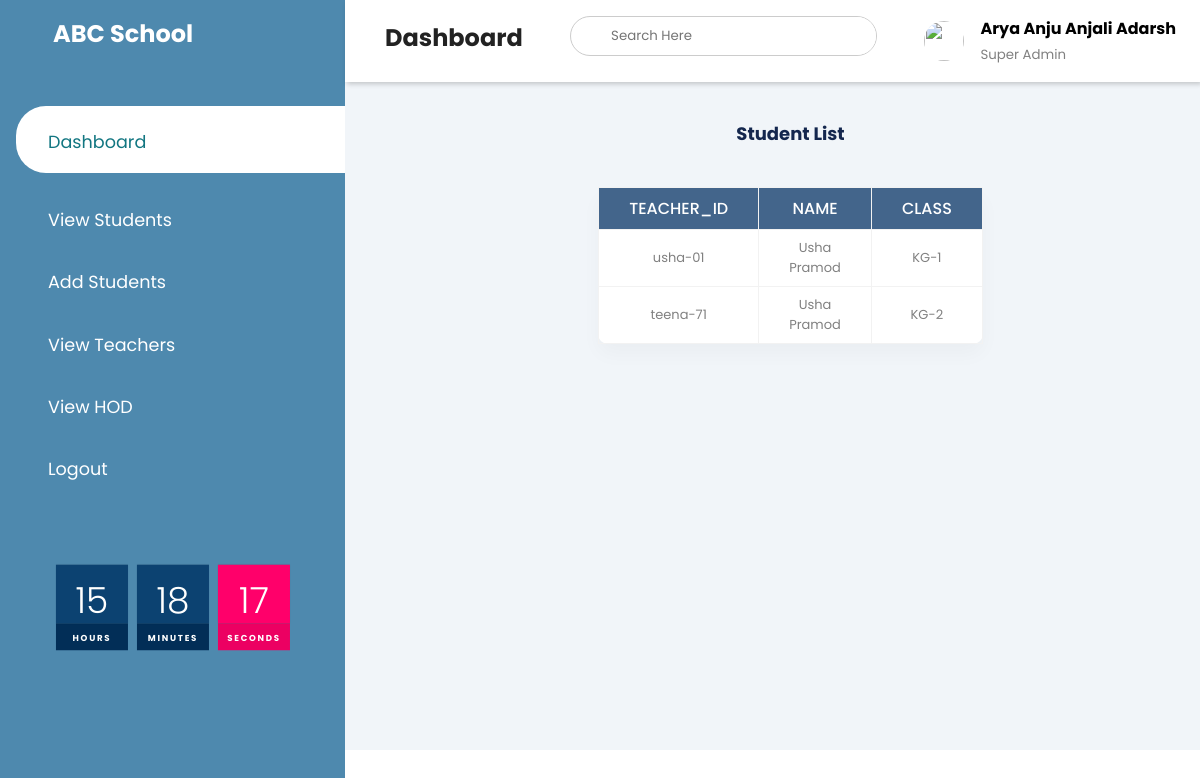
Before: /src/viewteachertable.php with the older database file.
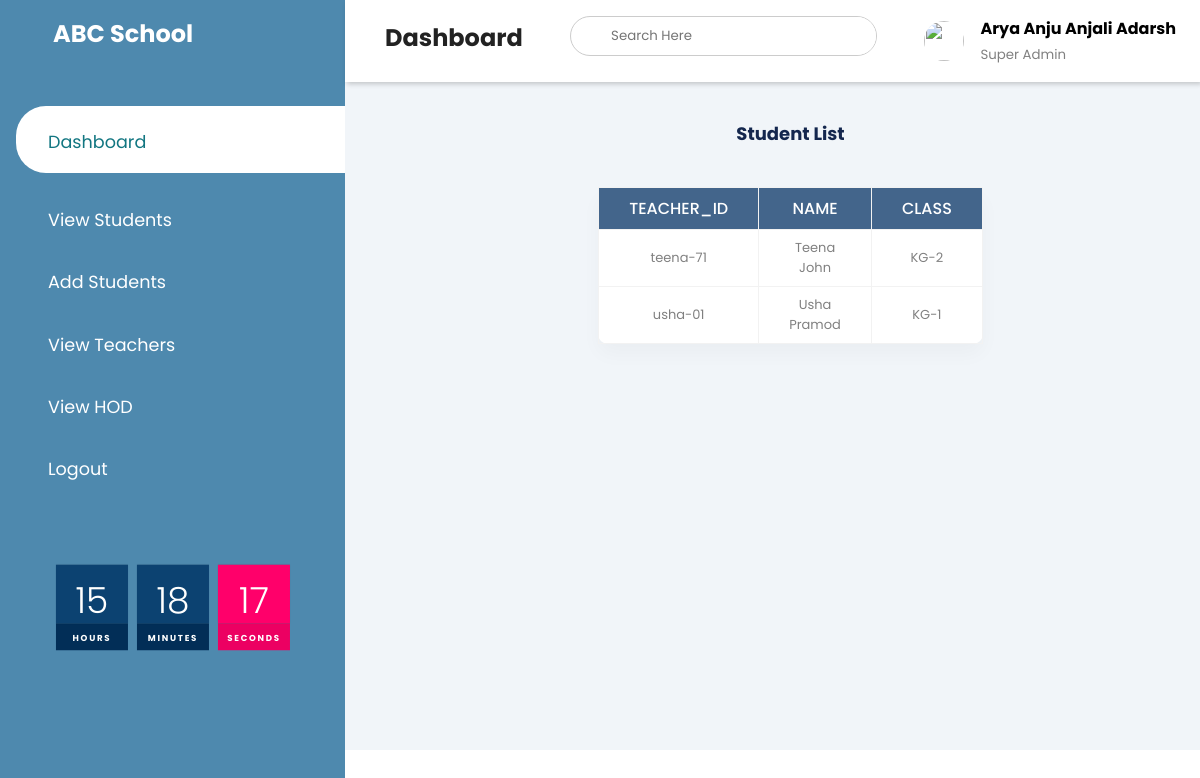
After: the same page with the newer database file.
### tables this page shows
CREATE TABLE IF NOT EXISTS `teacher` (
  `id` int(11) NOT NULL PRIMARY KEY,
  `username` varchar(220) NOT NULL UNIQUE,
  `password` varchar(45) NOT NULL UNIQUE,
  `name` varchar(45) NOT NULL,
  `class` varchar(45) NOT NULL
);

### src/viewteachertable.php (the view, shortened to what this page needs)
<!DOCTYPE html>
<html>
<head>
      <?php include 'tablelinks.php';?>
      <?php include 'tablestyles.php';?>
      <link rel="stylesheet" href="https://maxst.icons8.com/vue-static/landings/line-awesome/line-awesome/1.3.0/css/line-awesome.min.css">
      <link rel="stylesheet" href="../viewstudent.css">
</head>
<body>
  <div class="sidebar">
    <div class="sidebar-brand">
      <h2><span class="lab la-accusoft"></span> ABC School</h2>
    </div>
    <div class="sidebar-menu">
      <ul>
        <li>
          <a href="../panel.php" class="active"><span class="las la-school"></span>
            <span>Dashboard</span></a>
        </li>
        <li>
              <a href="src/chooseclass.php" class="view"><span class="las la-user-graduate"></span>
                <span>View Students</span></a>
            </li>
            <li>
              <a href="src/addstudent.php"><span class="las la-graduation-cap"></span>
                <span>Add Students</span></a>
            </li>
            <li>
              <a href="src/viewteachertable.php" class="view"><span class="las la-user-graduate"></span>
                <span>View Teachers</span></a>
            </li>
            <li>
              <a href="src/viewteachertable.php" class="view"><span class="las la-user-graduate"></span>
                <span>View HOD</span></a>
            </li>
        <li>
          <a href="../index.php"><span class="las la-user-minus"></span>
            <span>Logout</span></a>
        </li>
        <li>
           <div id="clock">
             <div id="time">
               <div>
                 <span id="hour">00</span>
                 <span>hours</span>
               </div>
               <div>
                 <span id="minute">00</span>
                 <span>minutes</span>
               </div>
               <div>
                 <span id="second">00</span>
                 <span>seconds</span>
               </div>
             </div>
           </div>
        </li>
      </ul>
    </div>
  </div>
  <div class="main-content">
     <header>
       <h2>
         <label for="">
           <span class="las la-bars"></span>
         </label>
         Dashboard
       </h2>
       <form class="search" action="../search.php" method="post" >
       <div class="search-wrapper">
       <input type="text" name="valueToSearch" placeholder="Search Here"required/></br>
        </div>
      </form>
       <div class="user-wrapper">
         <img src="https://img.icons8.com/pastel-glyph/64/000000/user-male--v1.png" width="40px" height="40px"/>
         <div>
           <h4>Arya Anju Anjali Adarsh</h4>
           <small>Super Admin</small>
         </div>
       </div>
     </header>
     <main>
       <div class="main-div">
       <h1 class="student_list">Student List</h1>
           <table>
             <thead>
               <tr>
                 <th>teacher_id</th>
                 <th>name</th>
                 <th>class</th>
               </tr>
               <tbody>
                 <?php
                 include 'auth.php';
                 $selectquery =" select * from `teacher` ORDER BY name ASC";
                 $query = mysqli_query($conn,$selectquery);
                   while($res=mysqli_fetch_array($query))
                   {?>
                     <tr>
                         <td><?php echo $res['username']; ?></td>
                         <td><?php echo $res['name'];?></td>
                         <td><?php echo $res['class'];?></td>
                         </tr>
                 <?php
                   }
                 ?>
               </tbody>
             </thead>
                 </table>
       </div>
     </div>
</body>
</html>

### src/tablelinks.php (shortened to what this page needs)
<link rel="stylesheet" href="https://cdnjs.cloudflare.com/ajax/libs/font-awesome/4.7.0/css/font-awesome.min.css"
integrity="sha512-SfTiTlX6kk+qitfevl/7LibUOeJWlt9rbyDn92a1DqWOw9vWG2MFoays0sgObmWazO5BQPiFucnnEAjpAB+/Sw==" />

### src/tablestyles.php (shortened to what this page needs)
<!DOCTYPE html>
<html>
<head>
</head>
</html>

### viewstudent.css (style rules this page uses)
* { padding: 0; margin: 0; box-sizing: border-box; list-style-type: none; font-family: 'Poppins', sans-serif; text-decoration: none; }
.sidebar { width: 345px; position: fixed; left: 0; top: 0; height: 100%; background: #4e89ae; z-index: 100%; }
.sidebar-brand { height: 90px; padding: 1rem 0rem 1rem 2rem; color: #fff; }
.sidebar-menu { margin-top: 1rem; }
.sidebar-menu li { width: 100%; margin-bottom: 1.7rem; padding-left: 1rem; }
.sidebar-menu a { padding-left: 1rem; display: block; color: #fff; font-size: 1.1rem; }
.sidebar-menu a.active { background: #fff; padding-top: 1rem; padding-bottom: 1rem; color: #127681; border-radius: 30px 0px 0px 30px; }
.sidebar-menu a span:first-child { font-size: 1.5rem; padding-right: 1rem; }
.main-content { margin-left: 345px; }
header { display: flex; justify-content: space-between; padding: 1rem 1.5rem; box-shadow: 2px 2px 5px rgba(0,0,0,0.2); position: fixed; left: 345px; width: calc(100% - 345px); top: 0; z-index: 100; background: white; }
header h2 { color: #222; }
header label span { font-size: 1.7rem; padding-right: 1rem; }
.search-wrapper { border: 1px solid #ccc; border-radius: 30px; height: 40px; display: flex; align-items: center; overflow-x: hidden; }
.search-wrapper input { height: 100%; padding: .5rem; border: none; outline: none; }
.user-wrapper { display: flex; align-items: center; }
.user-wrapper img { border-radius: 50%; margin-right: 1rem; }
.user-wrapper small { display: inline-block; color: grey; }
main { margin-top: 40px; padding: 2rem 1.5rem; padding-left: 60px; background: #f1f5f9; min-height: calc(100vh - 90px); padding-top: 100px; }
.student_list { padding-bottom: 20px; }
#clock { padding-top: 15%; padding-left: 6%; }
#clock #time { display: flex; transform: scale(0.9); }
#clock #time div { position: relative; margin: 0 5px; }
#clock #time div span { position: relative; display: block; width: 80px; height: 65px; background: #0C4271; color: #fff; display: flex; font-weight: 300; text-align: center; justify-content: center; font-size: 2.5em; padding-top: 10px; z-index: 10; box-shadow: 0 0 1px rgba(0,0,0,0.2); }
#clock #time div span:nth-child(2) { height: 30px; font-size: 0.6em; letter-spacing: 0.2em; font-weight: 700; z-index: 9; box-shadow: none; background: #022E57; text-transform: uppercase; color: #fff; padding-bottom: 15px; }
#clock #time div:last-child span { background: #ff006a; }
#clock #time div:last-child span:nth-child(2) { background: #ec0062; color: #fff; }

### src/tablestyles.php (style rules this page uses)
* { margin: 0;padding: 0;box-sizing :border-box;font-family: 'Poppins', sans-serif; }
.main-div { width:100%; height:100vh; display :flex; flex-direction: :column; justify-content:center; align-items:center; }
h1 { font-size:18px; color:#14274e; text-align: center; margin-top: -20px; margin-bottom: 20px; }
table { border-collapse:collapse; background-color:#fff; box-shadow: 0 10px 20px 0 rgba(0,0,0,.03); border-radius: 10px; margin : auto; width:30%; }
th,td { border:1px solid #f2f2f2; padding: 8px 30px; text-align: center; color: grey; }
th { text-transform: uppercase; font-weight: 500; background: #43658b; color:white; }
td { font-size: 13px; }
a { text-decoration: none; display:flex; justify-content: center; }

Changed rows visible on the page:
changed teacher "teena-71": name "Usha Pramod" → "Teena John"; moves up the list
